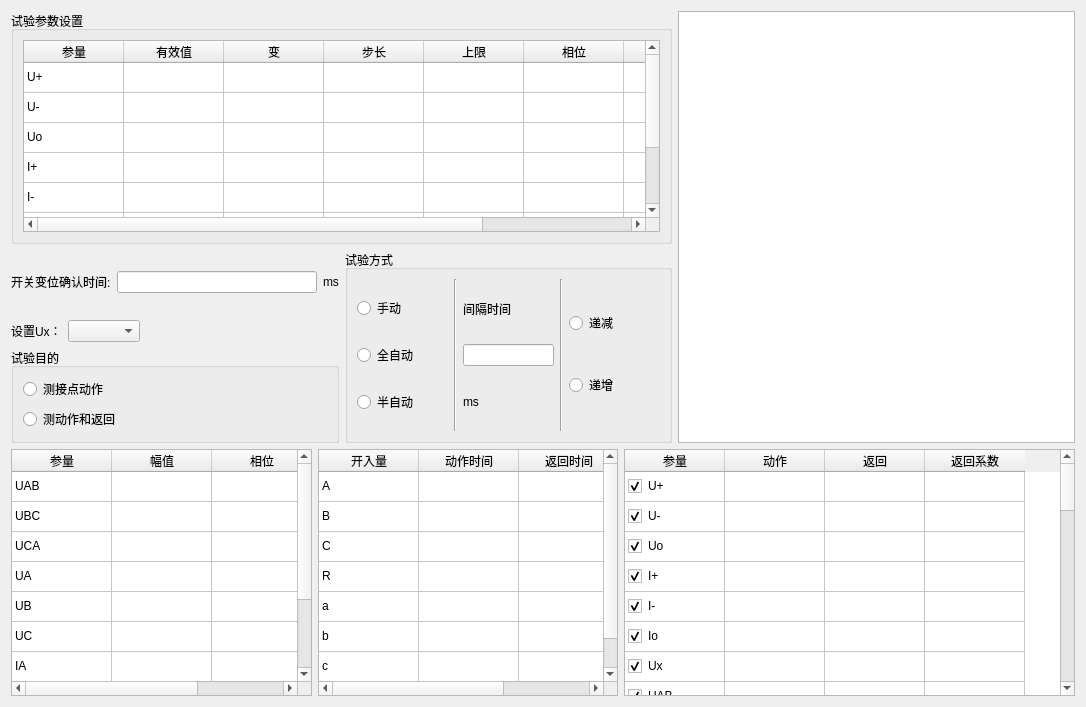
<?xml version="1.0" encoding="UTF-8"?>
<ui version="4.0">
 <class>ui_027</class>
 <widget class="QWidget" name="ui_027">
  <property name="geometry">
   <rect>
    <x>0</x>
    <y>0</y>
    <width>1086</width>
    <height>707</height>
   </rect>
  </property>
  <property name="windowTitle">
   <string>Form</string>
  </property>
  <layout class="QVBoxLayout" name="verticalLayout_8" stretch="7,4">
   <item>
    <layout class="QHBoxLayout" name="horizontalLayout_6" stretch="5,3">
     <item>
      <layout class="QVBoxLayout" name="verticalLayout_7">
       <item>
        <widget class="QGroupBox" name="groupBox">
         <property name="title">
          <string>试验参数设置</string>
         </property>
         <layout class="QHBoxLayout" name="horizontalLayout">
          <item>
           <widget class="QTableWidget" name="tb_sycs">
            <property name="rowCount">
             <number>8</number>
            </property>
            <attribute name="verticalHeaderVisible">
             <bool>false</bool>
            </attribute>
            <row/>
            <row/>
            <row/>
            <row/>
            <row/>
            <row/>
            <row/>
            <row/>
            <column>
             <property name="text">
              <string>参量</string>
             </property>
            </column>
            <column>
             <property name="text">
              <string>有效值</string>
             </property>
            </column>
            <column>
             <property name="text">
              <string>变</string>
             </property>
            </column>
            <column>
             <property name="text">
              <string>步长</string>
             </property>
            </column>
            <column>
             <property name="text">
              <string>上限</string>
             </property>
            </column>
            <column>
             <property name="text">
              <string>相位</string>
             </property>
            </column>
            <column>
             <property name="text">
              <string>变</string>
             </property>
            </column>
            <column>
             <property name="text">
              <string>步长</string>
             </property>
            </column>
            <item row="0" column="0">
             <property name="text">
              <string>U+</string>
             </property>
            </item>
            <item row="1" column="0">
             <property name="text">
              <string>U-</string>
             </property>
            </item>
            <item row="2" column="0">
             <property name="text">
              <string>Uo</string>
             </property>
            </item>
            <item row="3" column="0">
             <property name="text">
              <string>I+</string>
             </property>
            </item>
            <item row="4" column="0">
             <property name="text">
              <string>I-</string>
             </property>
            </item>
            <item row="5" column="0">
             <property name="text">
              <string>Io</string>
             </property>
            </item>
            <item row="6" column="0">
             <property name="text">
              <string>Ux</string>
             </property>
            </item>
            <item row="7" column="0">
             <property name="text">
              <string>Hz</string>
             </property>
            </item>
           </widget>
          </item>
         </layout>
        </widget>
       </item>
       <item>
        <layout class="QHBoxLayout" name="horizontalLayout_5">
         <item>
          <layout class="QVBoxLayout" name="verticalLayout_2" stretch="1,1">
           <item>
            <layout class="QVBoxLayout" name="verticalLayout">
             <item>
              <layout class="QHBoxLayout" name="horizontalLayout_2">
               <item>
                <widget class="QLabel" name="label">
                 <property name="text">
                  <string>开关变位确认时间:</string>
                 </property>
                </widget>
               </item>
               <item>
                <widget class="QLineEdit" name="lineEdit"/>
               </item>
               <item>
                <widget class="QLabel" name="label_2">
                 <property name="text">
                  <string>ms</string>
                 </property>
                </widget>
               </item>
              </layout>
             </item>
             <item>
              <layout class="QHBoxLayout" name="horizontalLayout_3">
               <item>
                <widget class="QLabel" name="label_3">
                 <property name="text">
                  <string>设置Ux：</string>
                 </property>
                </widget>
               </item>
               <item>
                <widget class="QComboBox" name="comboBox"/>
               </item>
               <item>
                <spacer name="horizontalSpacer">
                 <property name="orientation">
                  <enum>Qt::Horizontal</enum>
                 </property>
                 <property name="sizeHint" stdset="0">
                  <size>
                   <width>40</width>
                   <height>20</height>
                  </size>
                 </property>
                </spacer>
               </item>
              </layout>
             </item>
            </layout>
           </item>
           <item>
            <widget class="QGroupBox" name="groupBox_2">
             <property name="title">
              <string>试验目的</string>
             </property>
             <layout class="QVBoxLayout" name="verticalLayout_3">
              <item>
               <widget class="QRadioButton" name="radioButton">
                <property name="text">
                 <string>测接点动作</string>
                </property>
               </widget>
              </item>
              <item>
               <widget class="QRadioButton" name="radioButton_2">
                <property name="text">
                 <string>测动作和返回</string>
                </property>
               </widget>
              </item>
             </layout>
            </widget>
           </item>
          </layout>
         </item>
         <item>
          <widget class="QGroupBox" name="groupBox_3">
           <property name="title">
            <string>试验方式</string>
           </property>
           <layout class="QHBoxLayout" name="horizontalLayout_4" stretch="3,1,3,1,3">
            <item>
             <layout class="QVBoxLayout" name="verticalLayout_4">
              <item>
               <widget class="QRadioButton" name="radioButton_3">
                <property name="text">
                 <string>手动</string>
                </property>
               </widget>
              </item>
              <item>
               <widget class="QRadioButton" name="radioButton_4">
                <property name="text">
                 <string>全自动</string>
                </property>
               </widget>
              </item>
              <item>
               <widget class="QRadioButton" name="radioButton_5">
                <property name="text">
                 <string>半自动</string>
                </property>
               </widget>
              </item>
             </layout>
            </item>
            <item>
             <widget class="Line" name="line">
              <property name="orientation">
               <enum>Qt::Vertical</enum>
              </property>
             </widget>
            </item>
            <item>
             <layout class="QVBoxLayout" name="verticalLayout_6">
              <item>
               <widget class="QLabel" name="label_4">
                <property name="text">
                 <string>间隔时间</string>
                </property>
               </widget>
              </item>
              <item>
               <widget class="QLineEdit" name="lineEdit_2"/>
              </item>
              <item>
               <widget class="QLabel" name="label_5">
                <property name="text">
                 <string>ms</string>
                </property>
               </widget>
              </item>
             </layout>
            </item>
            <item>
             <widget class="Line" name="line_2">
              <property name="orientation">
               <enum>Qt::Vertical</enum>
              </property>
             </widget>
            </item>
            <item>
             <layout class="QVBoxLayout" name="verticalLayout_5">
              <item>
               <widget class="QRadioButton" name="radioButton_6">
                <property name="text">
                 <string>递减</string>
                </property>
               </widget>
              </item>
              <item>
               <widget class="QRadioButton" name="radioButton_7">
                <property name="text">
                 <string>递增</string>
                </property>
               </widget>
              </item>
             </layout>
            </item>
           </layout>
          </widget>
         </item>
        </layout>
       </item>
      </layout>
     </item>
     <item>
      <widget class="QTableWidget" name="tableWidget"/>
     </item>
    </layout>
   </item>
   <item>
    <layout class="QHBoxLayout" name="horizontalLayout_7" stretch="2,2,3">
     <item>
      <widget class="QTableWidget" name="tb_down_1">
       <property name="rowCount">
        <number>9</number>
       </property>
       <attribute name="verticalHeaderVisible">
        <bool>false</bool>
       </attribute>
       <row/>
       <row/>
       <row/>
       <row/>
       <row/>
       <row/>
       <row/>
       <row/>
       <row/>
       <column>
        <property name="text">
         <string>参量</string>
        </property>
       </column>
       <column>
        <property name="text">
         <string>幅值</string>
        </property>
       </column>
       <column>
        <property name="text">
         <string>相位</string>
        </property>
       </column>
       <item row="0" column="0">
        <property name="text">
         <string>UAB</string>
        </property>
       </item>
       <item row="1" column="0">
        <property name="text">
         <string>UBC</string>
        </property>
       </item>
       <item row="2" column="0">
        <property name="text">
         <string>UCA</string>
        </property>
       </item>
       <item row="3" column="0">
        <property name="text">
         <string>UA</string>
        </property>
       </item>
       <item row="4" column="0">
        <property name="text">
         <string>UB</string>
        </property>
       </item>
       <item row="5" column="0">
        <property name="text">
         <string>UC</string>
        </property>
       </item>
       <item row="6" column="0">
        <property name="text">
         <string>IA</string>
        </property>
       </item>
       <item row="7" column="0">
        <property name="text">
         <string>IB</string>
        </property>
       </item>
       <item row="8" column="0">
        <property name="text">
         <string>IC</string>
        </property>
       </item>
      </widget>
     </item>
     <item>
      <widget class="QTableWidget" name="tb_down_2">
       <property name="rowCount">
        <number>7</number>
       </property>
       <attribute name="verticalHeaderVisible">
        <bool>false</bool>
       </attribute>
       <row/>
       <row/>
       <row/>
       <row/>
       <row/>
       <row/>
       <row/>
       <column>
        <property name="text">
         <string>开入量</string>
        </property>
       </column>
       <column>
        <property name="text">
         <string>动作时间</string>
        </property>
       </column>
       <column>
        <property name="text">
         <string>返回时间</string>
        </property>
       </column>
       <item row="0" column="0">
        <property name="text">
         <string>A</string>
        </property>
       </item>
       <item row="1" column="0">
        <property name="text">
         <string>B</string>
        </property>
       </item>
       <item row="2" column="0">
        <property name="text">
         <string>C</string>
        </property>
       </item>
       <item row="3" column="0">
        <property name="text">
         <string>R</string>
        </property>
       </item>
       <item row="4" column="0">
        <property name="text">
         <string>a</string>
        </property>
       </item>
       <item row="5" column="0">
        <property name="text">
         <string>b</string>
        </property>
       </item>
       <item row="6" column="0">
        <property name="text">
         <string>c</string>
        </property>
       </item>
      </widget>
     </item>
     <item>
      <widget class="QTableWidget" name="tb_down_3">
       <property name="rowCount">
        <number>33</number>
       </property>
       <attribute name="verticalHeaderVisible">
        <bool>false</bool>
       </attribute>
       <row/>
       <row/>
       <row/>
       <row/>
       <row/>
       <row/>
       <row/>
       <row/>
       <row/>
       <row/>
       <row/>
       <row/>
       <row/>
       <row/>
       <row/>
       <row/>
       <row/>
       <row/>
       <row/>
       <row/>
       <row/>
       <row/>
       <row/>
       <row/>
       <row/>
       <row/>
       <row/>
       <row/>
       <row/>
       <row/>
       <row/>
       <row/>
       <row/>
       <column>
        <property name="text">
         <string>参量</string>
        </property>
       </column>
       <column>
        <property name="text">
         <string>动作</string>
        </property>
       </column>
       <column>
        <property name="text">
         <string>返回</string>
        </property>
       </column>
       <column>
        <property name="text">
         <string>返回系数</string>
        </property>
       </column>
       <item row="0" column="0">
        <property name="text">
         <string>U+</string>
        </property>
        <property name="checkState">
         <enum>Checked</enum>
        </property>
        <property name="flags">
         <set>ItemIsSelectable|ItemIsDragEnabled|ItemIsDropEnabled|ItemIsUserCheckable|ItemIsEnabled</set>
        </property>
       </item>
       <item row="1" column="0">
        <property name="text">
         <string>U-</string>
        </property>
        <property name="checkState">
         <enum>Checked</enum>
        </property>
        <property name="flags">
         <set>ItemIsSelectable|ItemIsDragEnabled|ItemIsDropEnabled|ItemIsUserCheckable|ItemIsEnabled</set>
        </property>
       </item>
       <item row="2" column="0">
        <property name="text">
         <string>Uo</string>
        </property>
        <property name="checkState">
         <enum>Checked</enum>
        </property>
        <property name="flags">
         <set>ItemIsSelectable|ItemIsDragEnabled|ItemIsDropEnabled|ItemIsUserCheckable|ItemIsEnabled</set>
        </property>
       </item>
       <item row="3" column="0">
        <property name="text">
         <string>I+</string>
        </property>
        <property name="checkState">
         <enum>Checked</enum>
        </property>
        <property name="flags">
         <set>ItemIsSelectable|ItemIsDragEnabled|ItemIsDropEnabled|ItemIsUserCheckable|ItemIsEnabled</set>
        </property>
       </item>
       <item row="4" column="0">
        <property name="text">
         <string>I-</string>
        </property>
        <property name="checkState">
         <enum>Checked</enum>
        </property>
        <property name="flags">
         <set>ItemIsSelectable|ItemIsDragEnabled|ItemIsDropEnabled|ItemIsUserCheckable|ItemIsEnabled</set>
        </property>
       </item>
       <item row="5" column="0">
        <property name="text">
         <string>Io</string>
        </property>
        <property name="checkState">
         <enum>Checked</enum>
        </property>
        <property name="flags">
         <set>ItemIsSelectable|ItemIsDragEnabled|ItemIsDropEnabled|ItemIsUserCheckable|ItemIsEnabled</set>
        </property>
       </item>
       <item row="6" column="0">
        <property name="text">
         <string>Ux</string>
        </property>
        <property name="checkState">
         <enum>Checked</enum>
        </property>
        <property name="flags">
         <set>ItemIsSelectable|ItemIsDragEnabled|ItemIsDropEnabled|ItemIsUserCheckable|ItemIsEnabled</set>
        </property>
       </item>
       <item row="7" column="0">
        <property name="text">
         <string>UAB</string>
        </property>
        <property name="checkState">
         <enum>Checked</enum>
        </property>
        <property name="flags">
         <set>ItemIsSelectable|ItemIsDragEnabled|ItemIsDropEnabled|ItemIsUserCheckable|ItemIsEnabled</set>
        </property>
       </item>
       <item row="8" column="0">
        <property name="text">
         <string>UBC</string>
        </property>
        <property name="checkState">
         <enum>Checked</enum>
        </property>
        <property name="flags">
         <set>ItemIsSelectable|ItemIsDragEnabled|ItemIsDropEnabled|ItemIsUserCheckable|ItemIsEnabled</set>
        </property>
       </item>
       <item row="9" column="0">
        <property name="text">
         <string>UCA</string>
        </property>
        <property name="checkState">
         <enum>Checked</enum>
        </property>
        <property name="flags">
         <set>ItemIsSelectable|ItemIsDragEnabled|ItemIsDropEnabled|ItemIsUserCheckable|ItemIsEnabled</set>
        </property>
       </item>
       <item row="10" column="0">
        <property name="text">
         <string>UA</string>
        </property>
        <property name="checkState">
         <enum>Checked</enum>
        </property>
        <property name="flags">
         <set>ItemIsSelectable|ItemIsDragEnabled|ItemIsDropEnabled|ItemIsUserCheckable|ItemIsEnabled</set>
        </property>
       </item>
       <item row="11" column="0">
        <property name="text">
         <string>UB</string>
        </property>
        <property name="checkState">
         <enum>Checked</enum>
        </property>
        <property name="flags">
         <set>ItemIsSelectable|ItemIsDragEnabled|ItemIsDropEnabled|ItemIsUserCheckable|ItemIsEnabled</set>
        </property>
       </item>
       <item row="12" column="0">
        <property name="text">
         <string>UC</string>
        </property>
        <property name="checkState">
         <enum>Checked</enum>
        </property>
        <property name="flags">
         <set>ItemIsSelectable|ItemIsDragEnabled|ItemIsDropEnabled|ItemIsUserCheckable|ItemIsEnabled</set>
        </property>
       </item>
       <item row="13" column="0">
        <property name="text">
         <string>IA</string>
        </property>
        <property name="checkState">
         <enum>Checked</enum>
        </property>
        <property name="flags">
         <set>ItemIsSelectable|ItemIsDragEnabled|ItemIsDropEnabled|ItemIsUserCheckable|ItemIsEnabled</set>
        </property>
       </item>
       <item row="14" column="0">
        <property name="text">
         <string>IB</string>
        </property>
        <property name="checkState">
         <enum>Checked</enum>
        </property>
        <property name="flags">
         <set>ItemIsSelectable|ItemIsDragEnabled|ItemIsDropEnabled|ItemIsUserCheckable|ItemIsEnabled</set>
        </property>
       </item>
       <item row="15" column="0">
        <property name="text">
         <string>IC</string>
        </property>
        <property name="checkState">
         <enum>Checked</enum>
        </property>
        <property name="flags">
         <set>ItemIsSelectable|ItemIsDragEnabled|ItemIsDropEnabled|ItemIsUserCheckable|ItemIsEnabled</set>
        </property>
       </item>
       <item row="16" column="0">
        <property name="text">
         <string>ΦU+</string>
        </property>
        <property name="checkState">
         <enum>Checked</enum>
        </property>
        <property name="flags">
         <set>ItemIsSelectable|ItemIsDragEnabled|ItemIsDropEnabled|ItemIsUserCheckable|ItemIsEnabled</set>
        </property>
       </item>
       <item row="17" column="0">
        <property name="text">
         <string>ΦU-</string>
        </property>
        <property name="checkState">
         <enum>Checked</enum>
        </property>
        <property name="flags">
         <set>ItemIsSelectable|ItemIsDragEnabled|ItemIsDropEnabled|ItemIsUserCheckable|ItemIsEnabled</set>
        </property>
       </item>
       <item row="18" column="0">
        <property name="text">
         <string>ΦUo</string>
        </property>
        <property name="checkState">
         <enum>Checked</enum>
        </property>
        <property name="flags">
         <set>ItemIsSelectable|ItemIsDragEnabled|ItemIsDropEnabled|ItemIsUserCheckable|ItemIsEnabled</set>
        </property>
       </item>
       <item row="19" column="0">
        <property name="text">
         <string>ΦI+</string>
        </property>
        <property name="checkState">
         <enum>Checked</enum>
        </property>
        <property name="flags">
         <set>ItemIsSelectable|ItemIsDragEnabled|ItemIsDropEnabled|ItemIsUserCheckable|ItemIsEnabled</set>
        </property>
       </item>
       <item row="20" column="0">
        <property name="text">
         <string>ΦI-</string>
        </property>
        <property name="checkState">
         <enum>Checked</enum>
        </property>
        <property name="flags">
         <set>ItemIsSelectable|ItemIsDragEnabled|ItemIsDropEnabled|ItemIsUserCheckable|ItemIsEnabled</set>
        </property>
       </item>
       <item row="21" column="0">
        <property name="text">
         <string>ΦIo</string>
        </property>
        <property name="checkState">
         <enum>Checked</enum>
        </property>
        <property name="flags">
         <set>ItemIsSelectable|ItemIsDragEnabled|ItemIsDropEnabled|ItemIsUserCheckable|ItemIsEnabled</set>
        </property>
       </item>
       <item row="22" column="0">
        <property name="text">
         <string>ΦUx</string>
        </property>
        <property name="checkState">
         <enum>Checked</enum>
        </property>
        <property name="flags">
         <set>ItemIsSelectable|ItemIsDragEnabled|ItemIsDropEnabled|ItemIsUserCheckable|ItemIsEnabled</set>
        </property>
       </item>
       <item row="23" column="0">
        <property name="text">
         <string>ΦUab</string>
        </property>
        <property name="checkState">
         <enum>Checked</enum>
        </property>
        <property name="flags">
         <set>ItemIsSelectable|ItemIsDragEnabled|ItemIsDropEnabled|ItemIsUserCheckable|ItemIsEnabled</set>
        </property>
       </item>
       <item row="24" column="0">
        <property name="text">
         <string>ΦUbc</string>
        </property>
        <property name="checkState">
         <enum>Checked</enum>
        </property>
        <property name="flags">
         <set>ItemIsSelectable|ItemIsDragEnabled|ItemIsDropEnabled|ItemIsUserCheckable|ItemIsEnabled</set>
        </property>
       </item>
       <item row="25" column="0">
        <property name="text">
         <string>ΦUca</string>
        </property>
        <property name="checkState">
         <enum>Checked</enum>
        </property>
        <property name="flags">
         <set>ItemIsSelectable|ItemIsDragEnabled|ItemIsDropEnabled|ItemIsUserCheckable|ItemIsEnabled</set>
        </property>
       </item>
       <item row="26" column="0">
        <property name="text">
         <string>ΦUA</string>
        </property>
        <property name="checkState">
         <enum>Checked</enum>
        </property>
        <property name="flags">
         <set>ItemIsSelectable|ItemIsDragEnabled|ItemIsDropEnabled|ItemIsUserCheckable|ItemIsEnabled</set>
        </property>
       </item>
       <item row="27" column="0">
        <property name="text">
         <string>ΦUB</string>
        </property>
        <property name="checkState">
         <enum>Checked</enum>
        </property>
        <property name="flags">
         <set>ItemIsSelectable|ItemIsDragEnabled|ItemIsDropEnabled|ItemIsUserCheckable|ItemIsEnabled</set>
        </property>
       </item>
       <item row="28" column="0">
        <property name="text">
         <string>ΦUC</string>
        </property>
        <property name="checkState">
         <enum>Checked</enum>
        </property>
        <property name="flags">
         <set>ItemIsSelectable|ItemIsDragEnabled|ItemIsDropEnabled|ItemIsUserCheckable|ItemIsEnabled</set>
        </property>
       </item>
       <item row="29" column="0">
        <property name="text">
         <string>ΦIA</string>
        </property>
        <property name="checkState">
         <enum>Checked</enum>
        </property>
        <property name="flags">
         <set>ItemIsSelectable|ItemIsDragEnabled|ItemIsDropEnabled|ItemIsUserCheckable|ItemIsEnabled</set>
        </property>
       </item>
       <item row="30" column="0">
        <property name="text">
         <string>ΦIB</string>
        </property>
        <property name="checkState">
         <enum>Checked</enum>
        </property>
        <property name="flags">
         <set>ItemIsSelectable|ItemIsDragEnabled|ItemIsDropEnabled|ItemIsUserCheckable|ItemIsEnabled</set>
        </property>
       </item>
       <item row="31" column="0">
        <property name="text">
         <string>ΦIC</string>
        </property>
        <property name="checkState">
         <enum>Checked</enum>
        </property>
        <property name="flags">
         <set>ItemIsSelectable|ItemIsDragEnabled|ItemIsDropEnabled|ItemIsUserCheckable|ItemIsEnabled</set>
        </property>
       </item>
       <item row="32" column="0">
        <property name="text">
         <string>Hz</string>
        </property>
        <property name="checkState">
         <enum>Checked</enum>
        </property>
        <property name="flags">
         <set>ItemIsSelectable|ItemIsDragEnabled|ItemIsDropEnabled|ItemIsUserCheckable|ItemIsEnabled</set>
        </property>
       </item>
      </widget>
     </item>
    </layout>
   </item>
  </layout>
 </widget>
 <resources/>
 <connections/>
</ui>
